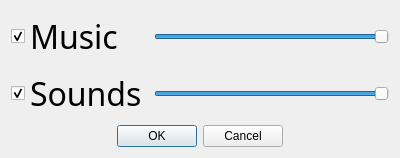
<?xml version="1.0" encoding="UTF-8"?>
<ui version="4.0">
 <class>volumeDialog</class>
 <widget class="QDialog" name="volumeDialog">
  <property name="windowModality">
   <enum>Qt::WindowModality::WindowModal</enum>
  </property>
  <property name="geometry">
   <rect>
    <x>0</x>
    <y>0</y>
    <width>400</width>
    <height>122</height>
   </rect>
  </property>
  <property name="windowTitle">
   <string>Audio Settings</string>
  </property>
  <layout class="QGridLayout" name="gridLayout">
   <item row="0" column="0">
    <widget class="QCheckBox" name="musicVolCbx">
     <property name="font">
      <font>
       <family>Libra</family>
       <pointsize>24</pointsize>
      </font>
     </property>
     <property name="text">
      <string>Music</string>
     </property>
     <property name="iconSize">
      <size>
       <width>16</width>
       <height>16</height>
      </size>
     </property>
     <property name="checked">
      <bool>true</bool>
     </property>
    </widget>
   </item>
   <item row="0" column="1">
    <widget class="QSlider" name="musicVolume">
     <property name="maximum">
      <number>100</number>
     </property>
     <property name="sliderPosition">
      <number>100</number>
     </property>
     <property name="orientation">
      <enum>Qt::Orientation::Horizontal</enum>
     </property>
    </widget>
   </item>
   <item row="1" column="0">
    <widget class="QCheckBox" name="sndVolCbx">
     <property name="font">
      <font>
       <family>Libra</family>
       <pointsize>24</pointsize>
      </font>
     </property>
     <property name="text">
      <string>Sounds</string>
     </property>
     <property name="iconSize">
      <size>
       <width>16</width>
       <height>16</height>
      </size>
     </property>
     <property name="checked">
      <bool>true</bool>
     </property>
    </widget>
   </item>
   <item row="1" column="1">
    <widget class="QSlider" name="soundVolume">
     <property name="maximum">
      <number>100</number>
     </property>
     <property name="sliderPosition">
      <number>100</number>
     </property>
     <property name="orientation">
      <enum>Qt::Orientation::Horizontal</enum>
     </property>
    </widget>
   </item>
   <item row="2" column="0" colspan="2">
    <widget class="QDialogButtonBox" name="volButtonBox">
     <property name="orientation">
      <enum>Qt::Orientation::Horizontal</enum>
     </property>
     <property name="standardButtons">
      <set>QDialogButtonBox::StandardButton::Cancel|QDialogButtonBox::StandardButton::Ok</set>
     </property>
     <property name="centerButtons">
      <bool>true</bool>
     </property>
    </widget>
   </item>
  </layout>
 </widget>
 <resources/>
 <connections>
  <connection>
   <sender>volButtonBox</sender>
   <signal>accepted()</signal>
   <receiver>volumeDialog</receiver>
   <slot>accept()</slot>
   <hints>
    <hint type="sourcelabel">
     <x>248</x>
     <y>254</y>
    </hint>
    <hint type="destinationlabel">
     <x>157</x>
     <y>274</y>
    </hint>
   </hints>
  </connection>
  <connection>
   <sender>volButtonBox</sender>
   <signal>rejected()</signal>
   <receiver>volumeDialog</receiver>
   <slot>reject()</slot>
   <hints>
    <hint type="sourcelabel">
     <x>316</x>
     <y>260</y>
    </hint>
    <hint type="destinationlabel">
     <x>286</x>
     <y>274</y>
    </hint>
   </hints>
  </connection>
 </connections>
</ui>
